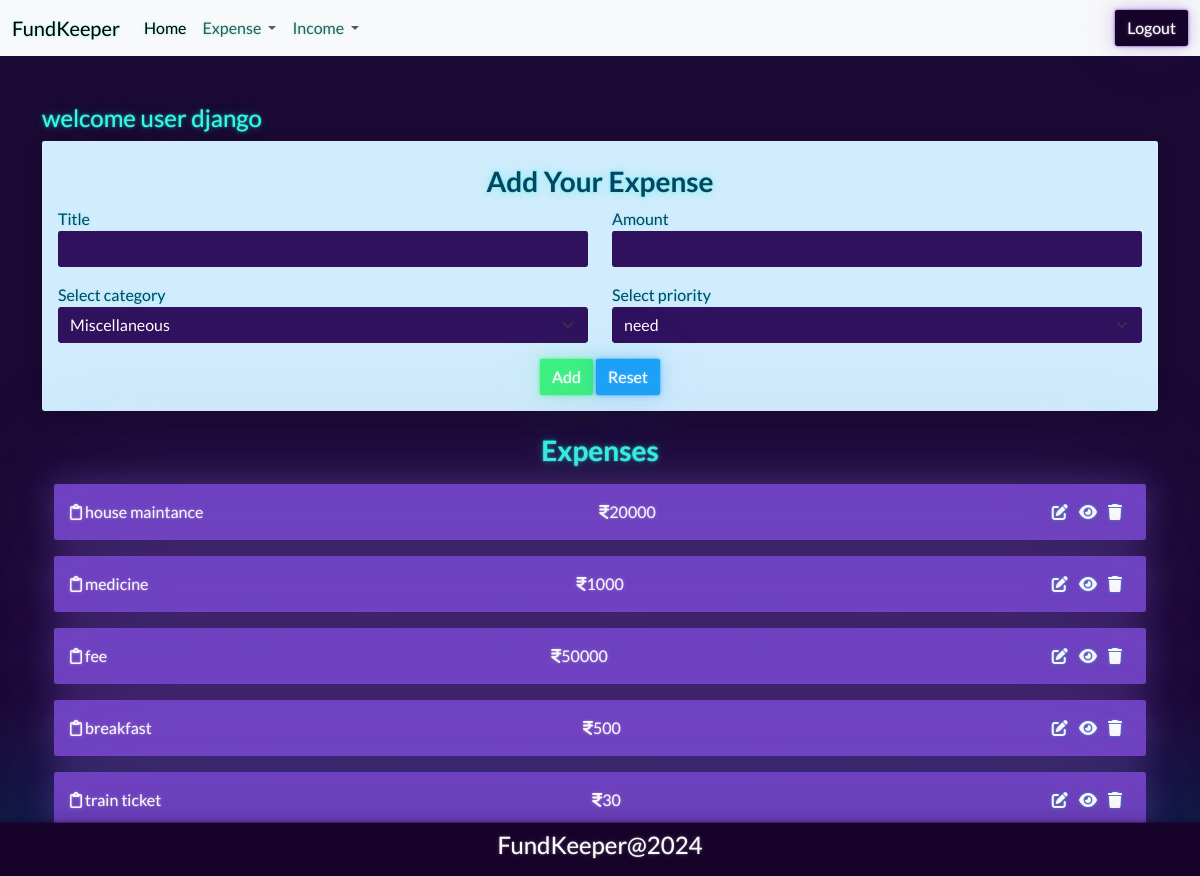
The app's page /expense/add/ (signed in) with its own data.
### budget/models.py (models this page shows, shortened)
class Expense(models.Model):
    title=models.CharField(max_length=200)
    amount=models.PositiveIntegerField()
    expense_categories = (
        ("Housing", "Housing"),
        ("Transportation", "Transportation"),
        ("Food", "Food"),
        ("Health", "Health"),
        ("Entertainment", "Entertainment"),
        ("DebtPayments", "Debt Payments"),
        ("PersonalCare", "Personal Care"),
        ("Education", "Education"),
        ("Savings", "Savings"),
        ("Miscellaneous", "Miscellaneous")
    )
    category=models.CharField(max_length=200,choices=expense_categories,default="Miscellaneous")
    user_object=models.ForeignKey(User,on_delete=models.CASCADE)
    created_date=models.DateTimeField(auto_now_add=True)
    priority_options=(
        ("need","need"),
        ("want","want")
    )
    priority=models.CharField(max_length=200,choices=priority_options,default="need")

### budget/views.py (the view, shortened to what this page needs)
# urls.py: path('expense/add/',views.ExpenseCreateView.as_view(),name='expense-add'),
@method_decorator(signin_required,name="dispatch")
class ExpenseCreateView(View):
    def get(self,request,*args, **kwargs):
        form_instance=ExpenseForm()
        qs=Expense.objects.filter(user_object=request.user).order_by("-created_date")
        return render(request,"expense_add.html",{"form":form_instance,"data":qs})

### budget/forms.py
class ExpenseForm(forms.ModelForm):
    class Meta:
        model=Expense
        exclude=("id","created_date","user_object")
        widgets={
            "title":forms.TextInput(attrs={"class":"form-control"}),
            "amount":forms.NumberInput(attrs={"class":"form-control"}),
            "category":forms.Select(attrs={"class":"form-control form-select"}),
            "priority":forms.Select(attrs={"class":"form-control form-select"})
        }

### budget/templates/expense_add.html (shortened to what this page needs)
{%extends 'base.html'%}
{%block main_block%}
<div class="container mt-5">
    <h4>welcome user {{request.user}}</h4>
    <div class="container-fluid border p-3 shadow mb-4 rounded  bg-info-subtle text-info-emphasis" data-aos="zoom-out-up" data-aos-easing="ease-out-cubic"
        data-aos-duration="2000">
        <h3 class="text-center fw-bold my-2">Add Your Expense</h3>
        <form action="" method="post">
            <div class="mb-3">
                <div class="row">
                    <div class="col-6">
                        <label for="">Title</label>
                        {{form.title}}
                    </div>
                    <div class="col-6">
                        <label for="">Amount</label>
                        {{form.amount}}
                    </div>
                </div>
            </div>
            <div class="mb-3">
                <div class="row">
                    <div class="col-6">
                        <label for="">Select category</label>
                        {{form.category}}
                    </div>
                    <div class="col-6">
                        <label for="">Select priority</label>
                        {{form.priority}}
                    </div>
                </div>
            </div>
            <div class="d-flex justify-content-center">
                <div>
                    <button type="submit" class="btn btn-success">Add</button>
                    <button type="reset" class="btn btn-info">Reset</button>
                </div>
            </div>
        </form>
    </div>
    <div class="container-fluid border mb-5 rounded">
        <h3 class="text-center fw-bold my-3">Expenses</h3>
        {%for e in data%}
        <div class="alert alert-primary d-flex justify-content-between" role="alert" data-aos="fade-down"
            data-aos-easing="linear" data-aos-duration="1000">
            <div> <i class="fa-regular fa-clipboard"></i> {{e.title}}</div>
            <div> <i class="fa-solid fa-indian-rupee-sign"></i>{{e.amount}}</div>
            <div>
                <a href="{%url 'expense-edit' e.id%}" class="me-2"><i class="fa-solid fa-pen-to-square"> </i></a>
                <a href="{%url 'expense-detail' e.id%}" class="me-2"><i class="fa-solid fa-eye"></i></a>
                <a href="{%url 'expense-delete' e.id%}" class="me-2"><i class="fa-solid fa-trash"></i></a>
            </div>
        </div>
        {%endfor%}
    </div>
</div>
{%endblock%}

### records on screen
Expense: title "house maintance", amount "20000"
Expense: title "medicine", amount "1000"
Expense: title "fee", amount "50000"
Expense: title "breakfast", amount "500"
Expense: title "train ticket", amount "30"

### other values on screen
{{ request.user }} "django"
